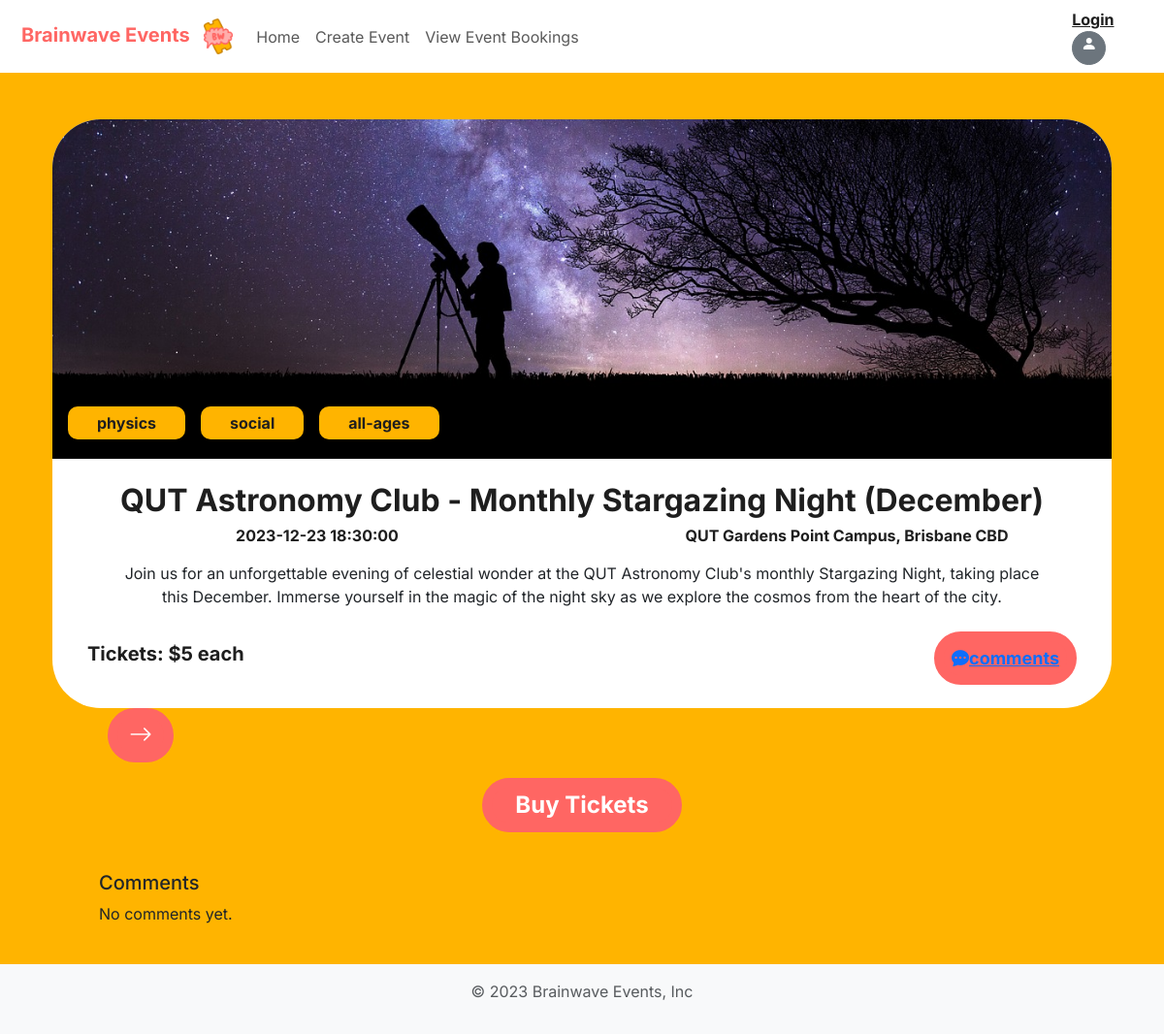
Screenshot of /event-detail-view?target_event=1 with the database file from the repository.
### website/models.py (models this page shows, shortened)
class Event(db.Model):
    __tablename__='events'
    id = db.Column(db.Integer, primary_key=True)
    title = db.Column(db.String(250), index=True, unique=False, nullable=False)
    description = db.Column(db.String(250), index=True, unique=False, nullable=False)
    location = db.Column(db.String(250), nullable=False)
    start_time = db.Column(db.DateTime, nullable=False)
    cover_image_path = db.Column(db.String(250))
    total_num_tickets = db.Column(db.Integer, nullable=False)
    num_tickets_sold = db.Column(db.Integer, nullable=False, default=0)
    price_per_ticket = db.Column(db.Double, nullable=False, default=0.00)
    status = db.Column(db.String(250), nullable=False,default='Open')
    long_description = db.Column(db.String(1000),nullable=False)
    orders = db.relationship('Order', backref='event')

### website/views.py (the view, shortened to what this page needs)
@main_bp.route('/event-detail-view', methods=['GET', 'POST'])
def view_event():
    form = OrderForm()
    event_id = request.args.get('target_event')
    event = db.session.scalar(db.select(Event).where(Event.id==event_id))
    return render_template('event-detail-view.html', event=event, form=form)

### website/templates/event-detail-view.html (shortened to what this page needs)
<!doctype html>
{% extends 'base.html' %}
{% import "bootstrap/form.html" as wtf %}
{% from 'bootstrap5/form.html' import render_form, render_field %}
{% block content %}
<div class="container pt-4 align-items-center">
  <div class="align-self-center">
    <div class="p-0 rounded-pill-both text-center bg-white">
      <div class="row pb-2">
        <div class="col position-relative">
          <div class="item">
            <div class="hstack gap-3 tag-group m-3">
              <span class="tag">physics</span>
              <span class="tag">social</span>
              <span class="tag">all-ages</span>
            </div>
            <img src="{{'static/img/' + event.cover_image_path}}"style="max-height: 350px; width: 100%; object-fit: cover;object-position:bottom;" class="img-fluid overflow-hidden rounded-pill-top mt-0 mb-3" alt="telescope-example-img">
          </div>
          </div>
      </div>
      <div class="container">
        <p class="h2">{{event.title}}</p>
        <div class="row pb-2">
          <div class="col align-self-center">
            <p class="h6">{{event.start_time}}</p>
          </div>
          <div class="col align-self-center">
            <p class="h6">{{event.location}}</p>
          </div>
        </div>
        <div class="row mx-5">
          <div class="col align-self-center">{{event.long_description}}</div>
        </div>
          <div class="d-flex align-items-center justify-content-between mx-4 py-4">
            <span class="h5">Tickets: $5 each</span>
            <button type="button" class="btn btn-cherry btn-sm rounded-pill">
              <a class="bi bi-chat-dots-fill" href="{{ url_for('auth.comment', event_id=event.id )}}">comments</a>
            </button>
          </div>
        </div>
      </div>
    </div>
    <div class="col-2">
      <div class="d-flex justify-content-center">
        <button type="button" class="btn btn-cherry rounded-pill py-0">
          <i class="bi bi-arrow-right"></i>
        </button>
      </div>
    </div>
  </div>
  <div class= "row text-center py-3">
    <div class="col align-self-center">
      <button type="button" class="btn btn-cherry rounded-pill px-4 py-0" data-bs-toggle="modal" data-bs-target="#exampleModal">
        <span>Buy Tickets</span>
      </button>
    </div>
  </div>
      <div class="row mx-5 mt-4">
        <div class="col">
          <h5>Comments</h5>
          {% for comment in comments %}
            <div class="card mb-2">
              <div class="card-body">
                <h6 class="card-title">{{ comment.user.username }}</h6>
                <p class="card-text">{{ comment.text }}</p>
                <p class="card-text"><small class="text-muted">{{ comment.timestamp.strftime('%Y-%m-%d %H:%M') }}</small></p>
              </div>
            </div>
          {% else %}
            <p>No comments yet.</p>
          {% endfor %}
        </div>
      </div>
    {% endblock %}

### website/static/style/style.css (style rules this page uses)
.h2 { color: #1E1E1E; font-weight: bold; }
.h5 { color: #1E1E1E; font-weight: bold; }
.h6 { color: #1E1E1E; font-weight: bold; }
.rounded-pill-top { border-top-left-radius: 50px; border-top-right-radius: 50px; vertical-align: middle; }
.rounded-pill-both { border-radius: 50px; }
.btn-cherry.btn-sm { font-size: large; }
.btn-cherry { background-color: #FF6663; border-color: #FF6663; color: white; font-weight: bold; font-size:x-large; border-width: 10px; }
.item { position:relative; }
.tag { position: relative; background-color: #FFB400; text-align: center; border-radius: 10px; color:#1E1E1E; padding:5px 30px; font-size:16px; font-weight: bold; }
.tag-group { position: absolute; z-index: 2; bottom: 20px; text-align: left; }
body { font-family:'Inter', sans-serif !important; font-weight: 400; }

### rows the page displays
Event: cover_image_path (picture), title "QUT Astronomy Club - Monthly Stargazing Night (December)", start_time "2023-12-23 18:30:00", location "QUT Gardens Point Campus, Brisbane CBD", long_description "Join us for an unforgettable evening of celestial wonder at the QUT Astronomy Club's monthly Stargazing Night, taking place this December. Immerse yourself in the magic of the night sky as we explore the cosmos from the heart of the city."
